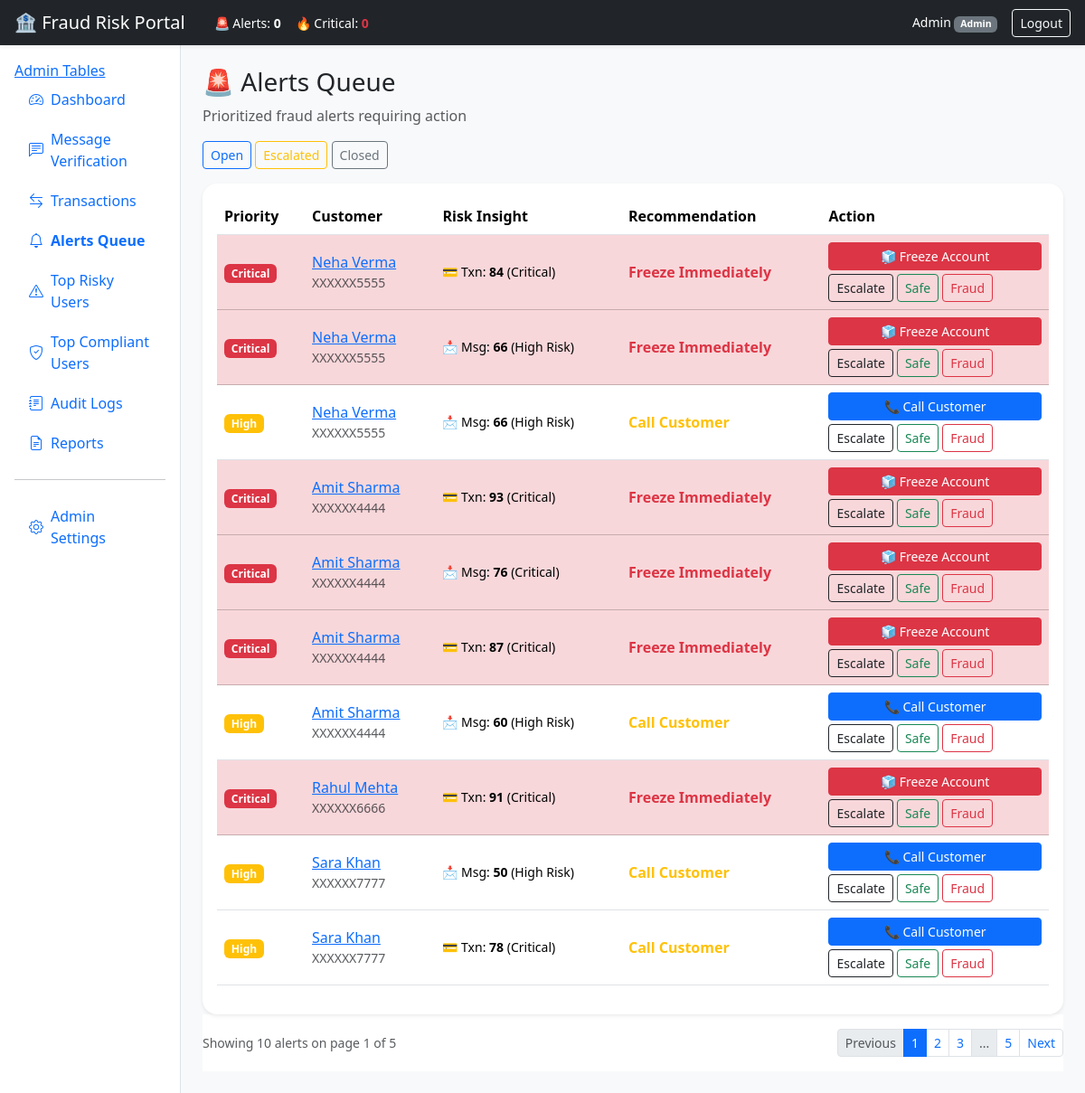
The app's page /alerts?status=Escalated (signed in), older data.
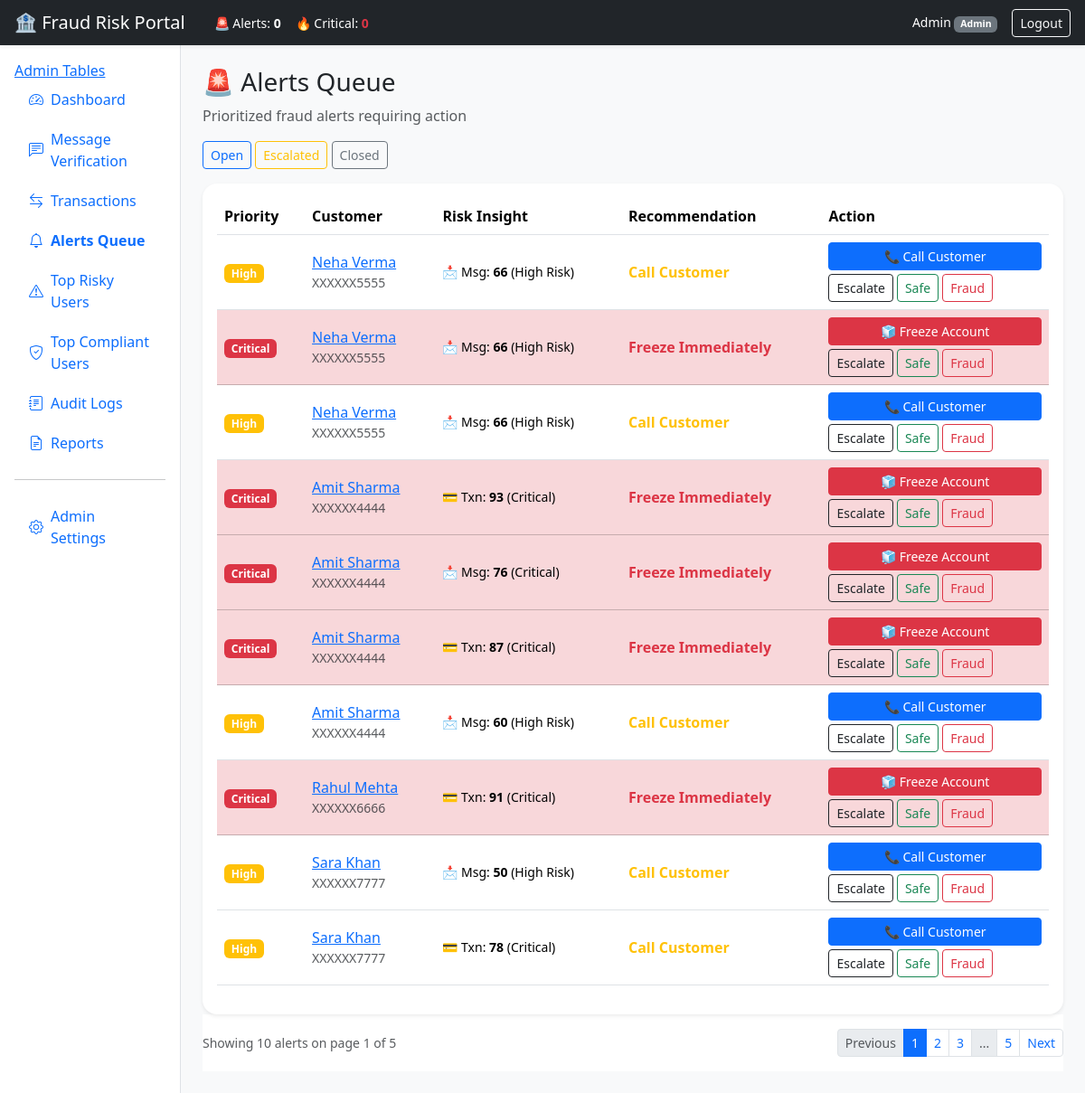
The same page, newer data.
### app/models.py (models this page shows, shortened)
class User(db.Model, UserMixin):
    id = db.Column(db.Integer, primary_key=True)
    username = db.Column(db.String(80), unique=True, nullable=False)
    full_name = db.Column(db.String(120), nullable=False)
    role = db.Column(db.String(40), nullable=False, default=ROLE_BANKER)
    password_hash = db.Column(db.String(255), nullable=False)
    active = db.Column(db.Boolean, default=True)

class Alert(db.Model):
    id = db.Column(db.Integer, primary_key=True)
    alert_type = db.Column(db.String(40), nullable=False)
    severity = db.Column(db.String(20), default="Medium")
    message_id = db.Column(db.Integer, db.ForeignKey("message.id"), nullable=True)
    transaction_id = db.Column(db.Integer, db.ForeignKey("transaction.id"), nullable=True)
    customer_id = db.Column(db.Integer, db.ForeignKey("customer.id"), nullable=True)
    assigned_role = db.Column(db.String(40), default="Fraud Analyst")
    status = db.Column(db.String(20), default="Open")
    last_action = db.Column(db.String(120), default="Created")
    created_at = db.Column(db.DateTime, default=datetime.utcnow)

class Customer(db.Model):
    id = db.Column(db.Integer, primary_key=True)
    customer_ref = db.Column(db.String(30), unique=True, nullable=False)
    full_name = db.Column(db.String(120), nullable=False)
    phone_masked = db.Column(db.String(20), nullable=False)
    email_masked = db.Column(db.String(120), nullable=True)
    account_masked = db.Column(db.String(30), nullable=False)
    account_status = db.Column(db.String(20), default="Active")
    kyc_status = db.Column(db.String(20), default="Pending")
    account_age_months = db.Column(db.Integer, default=12)
    device_change_frequency = db.Column(db.Integer, default=0)
    location_mismatch_count = db.Column(db.Integer, default=0)
    complaint_count = db.Column(db.Integer, default=0)
    vulnerability_indicator = db.Column(db.Integer, default=0)
    transaction_velocity = db.Column(db.Float, default=0.0)
    message_frequency = db.Column(db.Integer, default=0)
    linked_user_flag = db.Column(db.String(20), default="Compliant")

class TransactionPrediction(db.Model):
    id = db.Column(db.Integer, primary_key=True)
    transaction_id = db.Column(db.Integer, db.ForeignKey("transaction.id"), nullable=False)
    fraud_probability = db.Column(db.Float, nullable=False)
    risk_score = db.Column(db.Integer, nullable=False)
    risk_category = db.Column(db.String(30), nullable=False)
    reasons_json = db.Column(db.Text, nullable=False)
    anomaly_score = db.Column(db.Float, default=0.0)
    model_probability = db.Column(db.Float, default=0.0)

class MessagePrediction(db.Model):
    id = db.Column(db.Integer, primary_key=True)
    message_id = db.Column(db.Integer, db.ForeignKey("message.id"), nullable=False)
    scam_probability = db.Column(db.Float, nullable=False)
    risk_score = db.Column(db.Integer, nullable=False)
    risk_category = db.Column(db.String(30), nullable=False)
    reasons_json = db.Column(db.Text, nullable=False)
    keywords_json = db.Column(db.Text, nullable=False)
    action_recommendation = db.Column(db.String(255), nullable=False)
    model_probability = db.Column(db.Float, default=0.0)
    rule_score = db.Column(db.Float, default=0.0)

### app/routes/main.py (the view)
@main_bp.route("/alerts")
@login_required
def alerts_queue():
    status = request.args.get('status', 'Open')
    page = request.args.get('page', 1, type=int)
    pagination = Alert.query.filter_by(status=status)\
                            .order_by(Alert.created_at.desc())\
                            .paginate(page=page, per_page=10, error_out=False)
    alerts = pagination.items
    customers = {c.id: c for c in Customer.query.filter(Customer.id.in_([a.customer_id for a in alerts])).all()}
    msg_ids = [a.message_id for a in alerts if a.message_id]
    msg_preds = {mp.message_id: mp for mp in MessagePrediction.query.filter(MessagePrediction.message_id.in_(msg_ids)).all()}
    tx_ids = [a.transaction_id for a in alerts if a.transaction_id]
    tx_preds = {tp.transaction_id: tp for tp in TransactionPrediction.query.filter(TransactionPrediction.transaction_id.in_(tx_ids)).all()}
    return render_template("alerts.html",
                           alerts=alerts,
                           pagination=pagination,
                           customers=customers,
                           msg_preds=msg_preds,
                           tx_preds=tx_preds,
                           current_status=status)

### app/models.py (called while the page is built)
@login_manager.user_loader
def load_user(user_id):
    return db.session.get(User, int(user_id))

### app/routes/main.py (called while the page is built)
@main_bp.app_context_processor
def inject_stats():
    stats = {
        "total": MessagePrediction.query.count(),
        "fraud": MessagePrediction.query.filter(MessagePrediction.risk_score >= 50).count(),
        "legit": MessagePrediction.query.filter(MessagePrediction.risk_score < 50).count(),
    }
    return dict(stats=stats)

### templates/alerts.html
{% extends "base.html" %}
{% block content %}
<h3 class="mb-2">🚨 Alerts Queue</h3>
<p class="text-muted">Prioritized fraud alerts requiring action</p>
<div class="mb-3">
  <a class="btn btn-sm btn-outline-primary" href="{{ url_for('main.alerts_queue', status='Open') }}">Open</a>
  <a class="btn btn-sm btn-outline-warning" href="{{ url_for('main.alerts_queue', status='Escalated') }}">Escalated</a>
  <a class="btn btn-sm btn-outline-secondary" href="{{ url_for('main.alerts_queue', status='Closed') }}">Closed</a>
</div>
<div class="card shadow-sm rounded-4">
  <div class="card-body">
    <div class="table-responsive">
      <table class="table align-middle">
        <thead>
          <tr>
            <th>Priority</th>
            <th>Customer</th>
            <th>Risk Insight</th>
            <th>Recommendation</th>
            <th>Action</th>
          </tr>
        </thead>
        <tbody>
        {% for a in alerts %}
          {% set c = customers.get(a.customer_id) %}
          {% set mp = msg_preds.get(a.message_id) %}
          {% set tp = tx_preds.get(a.transaction_id) %}
          <tr class="{% if a.severity == 'Critical' %}table-danger{% endif %}">
            <td>
              <span class="badge
                {% if a.severity == 'Critical' %}bg-danger
                {% elif a.severity == 'High' %}bg-warning
                {% else %}bg-secondary{% endif %}">
                {{ a.severity }}
              </span>
            </td>
            <td>
              {% if c %}
                <a href="{{ url_for('main.customer_profile', customer_id=c.id) }}">
                  {{ c.full_name }}
                </a>
                <div class="small text-muted">{{ c.account_masked }}</div>
              {% else %}
                -
              {% endif %}
            </td>
            <td class="small">
              {% if mp %}
                📩 Msg: <b>{{ mp.risk_score }}</b> ({{ mp.risk_category }})<br>
              {% endif %}
              {% if tp %}
                💳 Txn: <b>{{ tp.risk_score }}</b> ({{ tp.risk_category }})
              {% endif %}
            </td>
            <td>
              {% if a.severity == 'Critical' %}
                <span class="text-danger fw-bold">Freeze Immediately</span>
              {% elif a.severity == 'High' %}
                <span class="text-warning fw-bold">Call Customer</span>
              {% else %}
                <span class="text-muted">Review</span>
              {% endif %}
            </td>
            <td>
              <div class="mb-1">
                {% if a.severity == 'Critical' %}
                  <form method="post" action="{{ url_for('main.freeze_account', alert_id=a.id) }}">
                    <button type="submit" class="btn btn-sm btn-danger w-100">🧊 Freeze Account</button>
                  </form>
                {% elif a.severity == 'High' %}
                  <form method="post" action="{{ url_for('main.call_customer', alert_id=a.id) }}">
                    <button type="submit" class="btn btn-sm btn-primary w-100">📞 Call Customer</button>
                  </form>
                {% endif %}
              </div>
              <div class="d-flex flex-wrap gap-1">
                <form method="post" action="{{ url_for('main.escalate', alert_id=a.id) }}">
                  <button type="submit" class="btn btn-outline-dark btn-sm">Escalate</button>
                </form>
                <form method="post" action="{{ url_for('main.mark_safe', alert_id=a.id) }}">
                  <button type="submit" class="btn btn-outline-success btn-sm">Safe</button>
                </form>
                <form method="post" action="{{ url_for('main.mark_fraud', alert_id=a.id) }}">
                  <button type="submit" class="btn btn-outline-danger btn-sm">Fraud</button>
                </form>
              </div>
            </td>
          </tr>
        {% endfor %}
        </tbody>
      </table>
    </div>
  </div>
</div>
<div class="card-footer bg-white border-top-0 py-3">
    <div class="d-flex justify-content-between align-items-center">
        <div class="small text-muted">
            Showing {{ alerts|length }} alerts on page {{ pagination.page }} of {{ pagination.pages }}
        </div>
        <nav aria-label="Page navigation">
            <ul class="pagination pagination-sm mb-0">
                <li class="page-item {{ 'disabled' if not pagination.has_prev }}">
                    <a class="page-link" href="{{ url_for('main.alerts_queue', page=pagination.prev_num, status=current_status) if pagination.has_prev else '#' }}">Previous</a>
                </li>
                {% for page_num in pagination.iter_pages(left_edge=1, right_edge=1, left_current=1, right_current=2) %}
                    {% if page_num %}
                        <li class="page-item {{ 'active' if page_num == pagination.page }}">
                            <a class="page-link" href="{{ url_for('main.alerts_queue', page=page_num, status=current_status) }}">{{ page_num }}</a>
                        </li>
                    {% else %}
                        <li class="page-item disabled"><span class="page-link">...</span></li>
                    {% endif %}
                {% endfor %}
                <li class="page-item {{ 'disabled' if not pagination.has_next }}">
                    <a class="page-link" href="{{ url_for('main.alerts_queue', page=pagination.next_num, status=current_status) if pagination.has_next else '#' }}">Next</a>
                </li>
            </ul>
        </nav>
    </div>
</div>
{% endblock %}

### templates/base.html (shortened to what this page needs)
<!doctype html>
<html lang="en">
<head>
  <link href="https://cdn.jsdelivr.net/npm/bootstrap@5.3.3/dist/css/bootstrap.min.css" rel="stylesheet">
  <link href="https://cdn.jsdelivr.net/npm/bootstrap-icons@1.11.3/font/bootstrap-icons.css" rel="stylesheet">
  <link rel="stylesheet" href="{{ url_for('static', filename='css/style.css') }}">
</head>
<body class="bg-light">
<nav class="navbar navbar-dark bg-dark shadow-sm px-3">
  <div class="d-flex align-items-center gap-3">
    <span class="navbar-brand mb-0 h5">🏦 Fraud Risk Portal</span>
    <div class="d-none d-md-flex gap-3 text-white small">
      <span>🚨 Alerts: <b>{{ stats.open_alerts or 0 }}</b></span>
      <span>🔥 Critical: <b class="text-danger">{{ stats.critical_alerts or 0 }}</b></span>
    </div>
  </div>
  <div class="d-flex align-items-center gap-3 text-white">
    {% if current_user.is_authenticated %}
      <span class="small">
        {{ current_user.full_name }}
        <span class="badge bg-secondary">{{ current_user.role }}</span>
      </span>
      <a class="btn btn-outline-light btn-sm" href="{{ url_for('auth.logout') }}">Logout</a>
    {% endif %}
  </div>
</nav>
<div class="container-fluid">
  <div class="row">
    <aside class="col-lg-2 bg-white border-end min-vh-100 p-3">
    <a href="{{ url_for('admin.list_tables') }}">Admin Tables</a>
      <div class="nav flex-column gap-1">
        {% macro nav_item(endpoint, icon, label) %}
          <a class="nav-link d-flex align-items-center gap-2
            {% if request.endpoint == endpoint %}active fw-bold text-primary{% endif %}"
            href="{{ url_for(endpoint) }}">
            <i class="bi {{ icon }}"></i> {{ label }}
          </a>
        {% endmacro %}
        {{ nav_item('main.dashboard', 'bi-speedometer2', 'Dashboard') }}
        {{ nav_item('main.message_verify', 'bi-chat-left-text', 'Message Verification') }}
        {{ nav_item('main.transaction_monitor', 'bi-arrow-left-right', 'Transactions') }}
        {{ nav_item('main.alerts_queue', 'bi-bell', 'Alerts Queue') }}
        {{ nav_item('main.top_risky', 'bi-exclamation-triangle', 'Top Risky Users') }}
        {{ nav_item('main.top_compliant', 'bi-shield-check', 'Top Compliant Users') }}
        {{ nav_item('main.audit_logs', 'bi-journal-text', 'Audit Logs') }}
        {{ nav_item('main.reports_page', 'bi-file-earmark-text', 'Reports') }}
        {% if current_user.role == "Admin" %}
          <hr>
          {{ nav_item('main.admin_settings', 'bi-gear', 'Admin Settings') }}
        {% endif %}
      </div>
    </aside>
    <main class="col-lg-10 p-4">
      {% block content %}{% endblock %}
    </main>
  </div>
</div>
</body>
</html>

### static/css/style.css (style rules this page uses)
:root { --navy: #0b1f3a; --accent: #1d4ed8; --soft: #f4f7fb; }
.card { border: 0; }
.table td, .table th { vertical-align: middle; }

Row changes from the older to the newer data that the page shows:
no longer on this page (row edited): Alert: severity "Critical", {{ c.full_name }} "Neha Verma", {{ c.account_masked }} "XXXXXX5555", shows "Freeze Immediately"
no longer on this page (row unchanged): TransactionPrediction: risk_score "84", risk_category "Critical"
now on this page (row edited): Alert: severity "High", {{ c.full_name }} "Neha Verma", {{ c.account_masked }} "XXXXXX5555", shows "Call Customer"
now on this page (row unchanged): MessagePrediction: risk_score "66", risk_category "High Risk"
